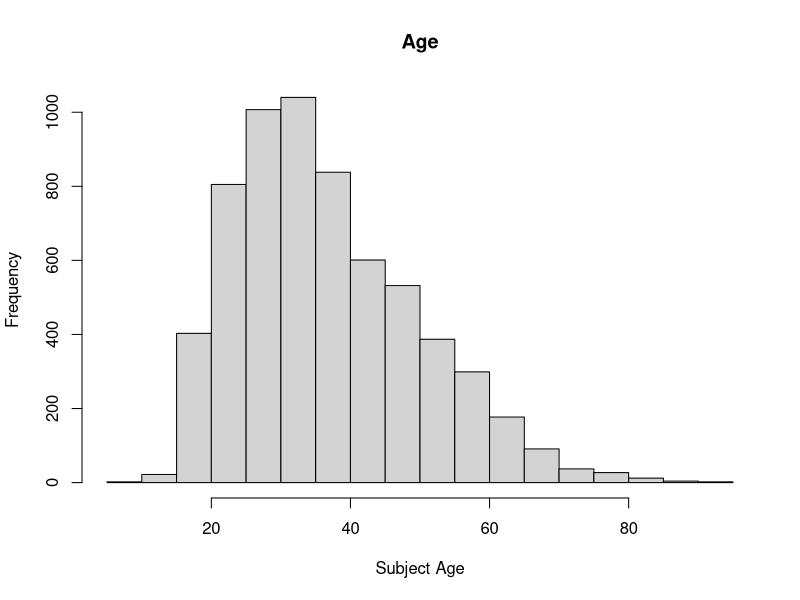
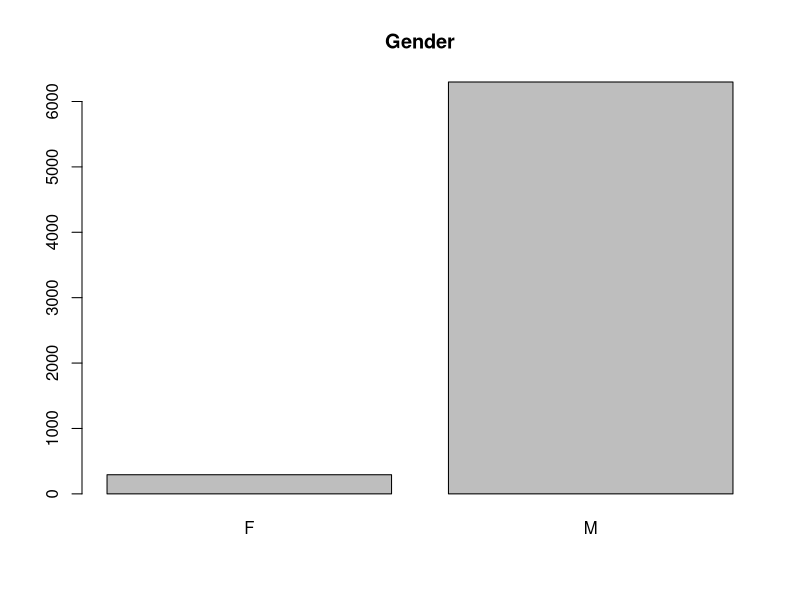
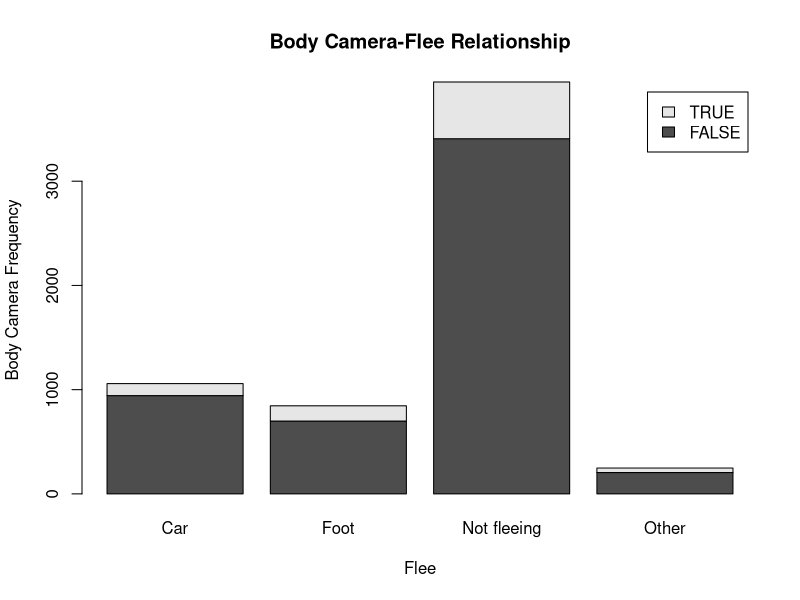

Here is the R script that generated these plots, in order:
## ---- chunk 1
library(readr)
fatal_police_shootings_data <- dat<-read_csv("fatal-police-shootings-data.csv")
View(dat)
## ---- chunk 2
names(dat) #Lists the names of all the variables in dat
## ---- chunk 3

## ---- chunk 4
table(dat$armed)
## ---- chunk 5
hist(dat$age, main="Age", xlab="Subject Age", ylab="Frequency")
## ---- chunk 6
summary(dat$age)
## ---- chunk 7
table(dat$gender)
barplot(table(dat$gender), main="Gender") #Organizing the data into a barplot to visualize the distribution
## ---- chunk 8
table(dat$body_camera)
## ---- chunk 9
table(dat$flee)
## ---- chunk 10
tab.bodycameraflee<-table(dat$body_camera, dat$flee) #Making a table for both variables
barplot(tab.bodycameraflee, main="Body Camera-Flee Relationship", xlab="Flee", ylab="Body Camera Frequency", legend.text=rownames(tab.bodycameraflee),
        beside = FALSE) #Stacked barplot code using the tables
## ---- chunk 11

